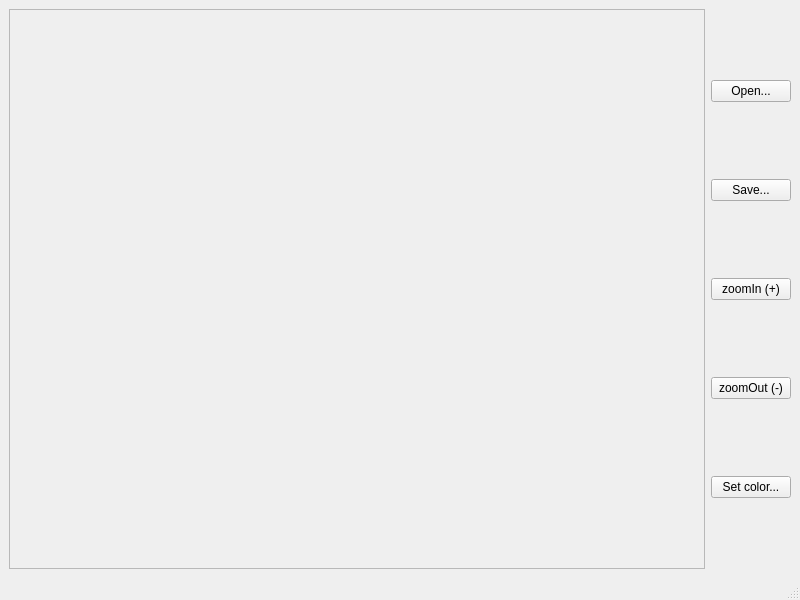
<?xml version="1.0" encoding="UTF-8"?>
<ui version="4.0">
 <class>MainWindow</class>
 <widget class="QMainWindow" name="MainWindow">
  <property name="geometry">
   <rect>
    <x>0</x>
    <y>0</y>
    <width>800</width>
    <height>600</height>
   </rect>
  </property>
  <property name="windowTitle">
   <string>MainWindow</string>
  </property>
  <widget class="QWidget" name="centralwidget">
   <layout class="QHBoxLayout" name="horizontalLayout">
    <item>
     <widget class="QScrollArea" name="scrollArea">
      <property name="alignment">
       <set>Qt::AlignCenter</set>
      </property>
      <widget class="QWidget" name="scrollAreaWidgetContents">
       <property name="geometry">
        <rect>
         <x>0</x>
         <y>0</y>
         <width>687</width>
         <height>533</height>
        </rect>
       </property>
      </widget>
     </widget>
    </item>
    <item>
     <layout class="QVBoxLayout" name="verticalLayout">
      <item>
       <widget class="QPushButton" name="open">
        <property name="text">
         <string>Open...</string>
        </property>
       </widget>
      </item>
      <item>
       <widget class="QPushButton" name="save">
        <property name="text">
         <string>Save...</string>
        </property>
       </widget>
      </item>
      <item>
       <widget class="QPushButton" name="zoomIn">
        <property name="text">
         <string>zoomIn (+)</string>
        </property>
       </widget>
      </item>
      <item>
       <widget class="QPushButton" name="zoomOut">
        <property name="text">
         <string>zoomOut (-)</string>
        </property>
       </widget>
      </item>
      <item>
       <widget class="QPushButton" name="color">
        <property name="text">
         <string>Set color...</string>
        </property>
       </widget>
      </item>
     </layout>
    </item>
   </layout>
  </widget>
  <widget class="QMenuBar" name="menubar">
   <property name="geometry">
    <rect>
     <x>0</x>
     <y>0</y>
     <width>800</width>
     <height>25</height>
    </rect>
   </property>
  </widget>
  <widget class="QStatusBar" name="statusbar"/>
 </widget>
 <resources/>
 <connections/>
</ui>
